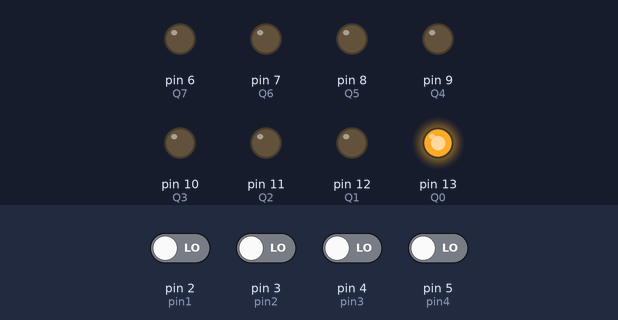
Bench run of a sketch on a simulated Arduino Uno, built with avr-gcc and run on an emulated ATmega328P. On the bench: output pins drawn as LEDs (lit = HIGH). Inputs (shaded band) come from the test bench; at power-on: pin 2 (pin1), pin 3 (pin2), pin 4 (pin3), pin 5 (pin4) LOW.

Above: at 0.1 s.
At 6.6 s:
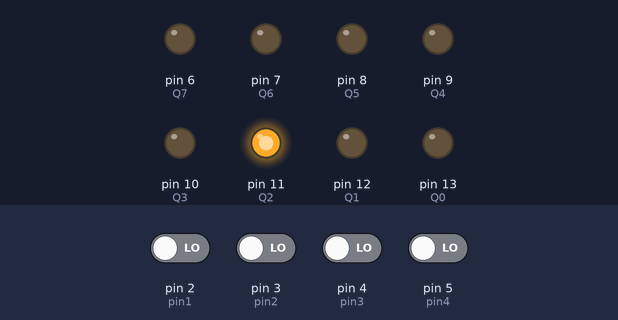
At 13.1 s:
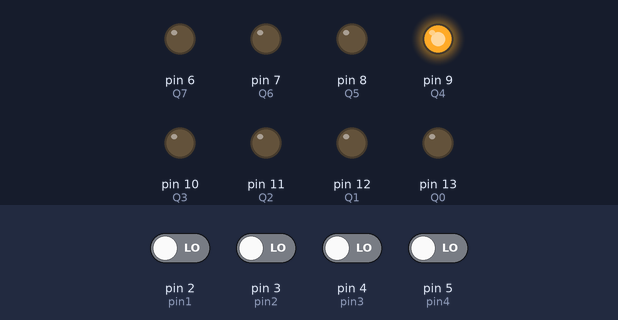
At 18.1 s:
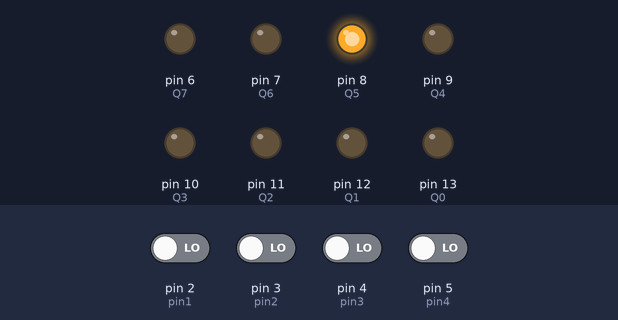
At 24.6 s:
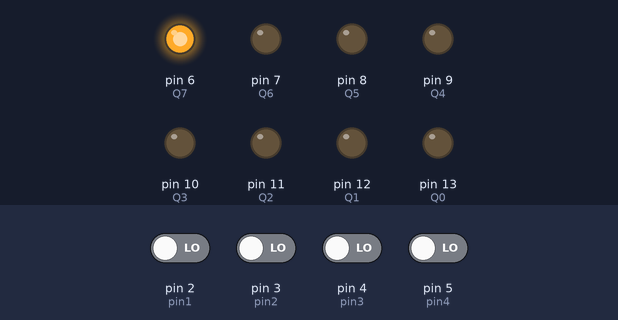
At 37.7 s:
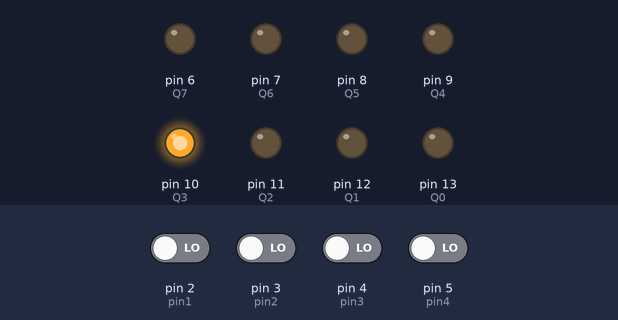
Timing chart, 0 to 40.0 s (numbered marks = the images above):
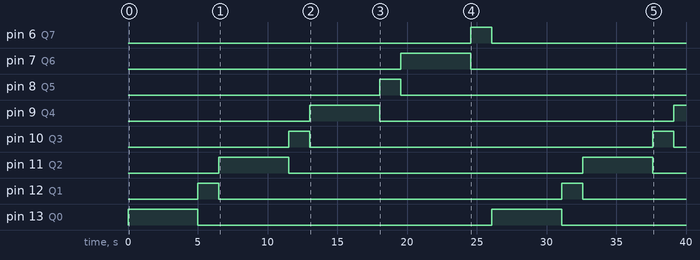

The sketch:

Traffic_control_system.ino
```cpp
#define Q0 13
#define Q1 12
#define Q2 11
#define Q3 10
#define Q4 9
#define Q5 8
#define Q6 7
#define Q7 6

int pin1 = 2;
int pin2 = 3;
int pin3 = 4;
int pin4 = 5;

void setup() {  // This code runs once
 pinMode(pin1, INPUT);
 pinMode(pin2, INPUT);
 pinMode(pin3, INPUT);
 pinMode(pin4, INPUT);

  pinMode (Q0,OUTPUT);
  pinMode (Q1,OUTPUT);
  pinMode (Q2,OUTPUT);
  pinMode (Q3,OUTPUT);
  pinMode (Q4,OUTPUT);
  pinMode (Q5,OUTPUT);
  pinMode (Q6,OUTPUT);
  pinMode (Q7,OUTPUT);


}
   //turn ON exactly one output pin at a time
void loop() {

   int digitalValue = digitalRead(pin1);
   if (digitalValue = HIGH) {
   digitalWrite(Q0,HIGH);
    delay(5000);
     }
   else {
    delay(1500);
   }
  digitalWrite(Q0,LOW);
     delay(10);
  digitalWrite(Q1,HIGH);
     delay(1500);
  digitalWrite(Q1,LOW);
     delay(10);

  int digitalValue2 = digitalRead(pin2);
   if (digitalValue2 = HIGH) {
   digitalWrite(Q2,HIGH);
     delay(5000);
     }
   else {
     digitalWrite(Q2,HIGH);
     delay(1500);
   }
  digitalWrite(Q2,LOW);
     delay(10);
  digitalWrite(Q3,HIGH);
     delay(1500);
  digitalWrite(Q3,LOW);
     delay(10);

  int digitalValue3 = digitalRead(pin3);
   if (digitalValue3 = HIGH) {
   digitalWrite(Q4,HIGH);
     delay(5000);
     }
   else {
   digitalWrite(Q4,HIGH);
     delay(1500);
   }
  digitalWrite(Q4,LOW);
     delay(10);
  digitalWrite(Q5,HIGH);
     delay(1500);
  digitalWrite(Q5,LOW);
     delay(10);

   int digitalValue4 = digitalRead(pin4);
   if (digitalValue4 = HIGH) {
   digitalWrite(Q6,HIGH);
     delay(5000);
     }
   else {
    digitalWrite(Q6,HIGH);
     delay(1500);
   }
  digitalWrite(Q6,LOW);
     delay(10);
  digitalWrite(Q7,HIGH);
     delay(1500);
  digitalWrite(Q7,LOW);
     delay(10);
}
```

Measured:
- by itself, pin 6 (Q7): LOW → HIGH at 24.6 s, → LOW 1.5 s later
- by itself, pin 7 (Q6): LOW → HIGH at 19.6 s, → LOW 5.0 s later
- by itself, pin 8 (Q5): LOW → HIGH at 18.1 s, → LOW 1.5 s later
- by itself, pin 9 (Q4): LOW → HIGH at 13.0 s, → LOW 5.0 s later, → HIGH 21.1 s later
- by itself, pin 10 (Q3), pin 12 (Q1): alternates HIGH for 1.5 s and LOW for 24.6 s
- by itself, pin 11 (Q2), pin 13 (Q0): alternates HIGH for 5.0 s and LOW for 21.1 s
